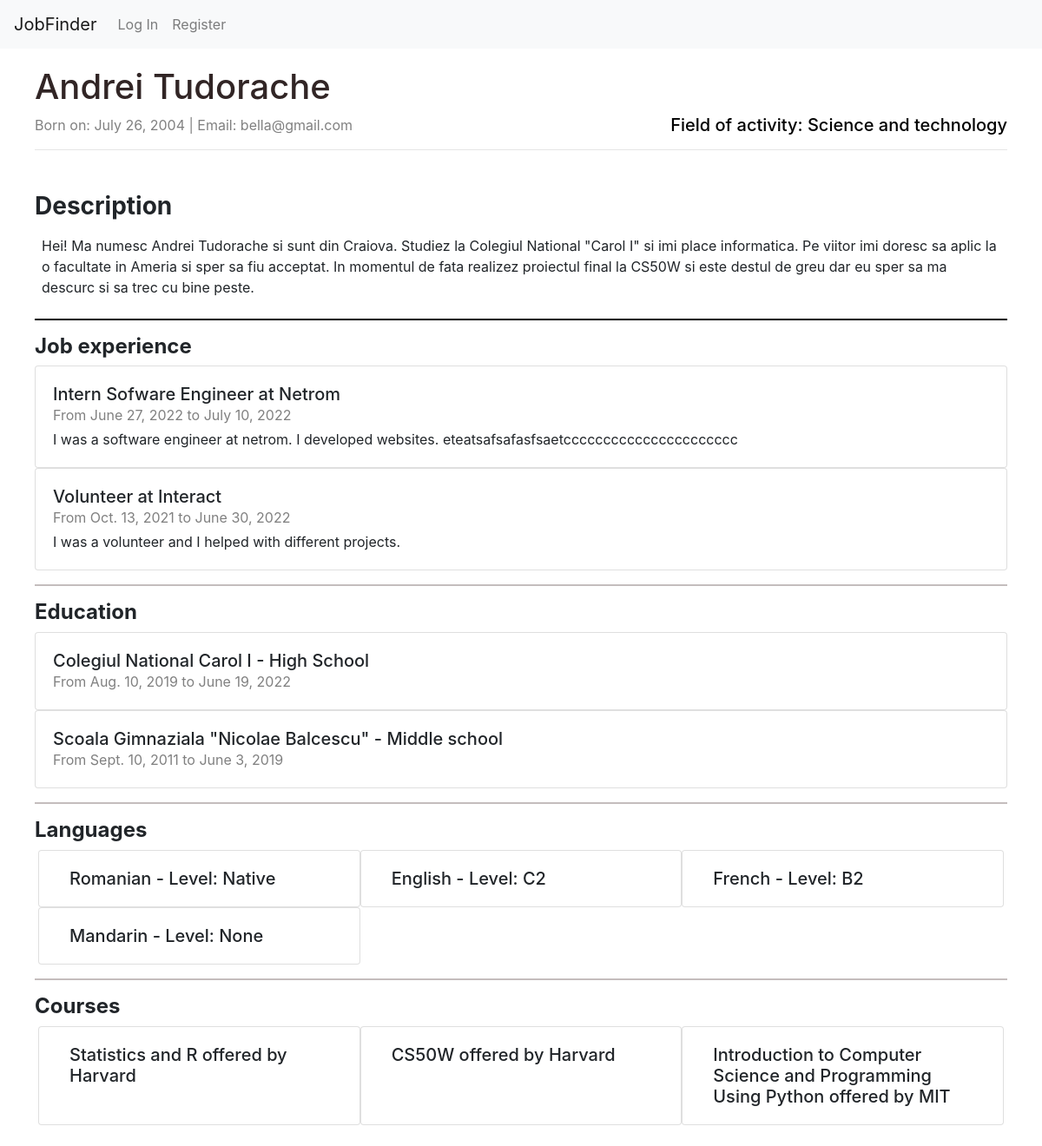
/profile/Bella, run on the app's committed database.
### JobFinderApp/models.py (models this page shows)
class User(AbstractUser):
    description = models.CharField(max_length=500, blank=True, null=True)
    birth_date = models.DateField(blank=True, null=True)
    field = models.CharField(max_length=500, blank=True, null=True)
    is_company = models.BooleanField(default=False)
    location = models.CharField(max_length=100, blank=True, null=True)
    link_to_location = models.CharField(max_length=200, blank=True, null=True)

class Job_experiences(models.Model):
    user = models.ForeignKey(User, on_delete=models.CASCADE, related_name="jobs")
    company_name = models.CharField(max_length=50)
    position = models.CharField(max_length=50)
    description = models.CharField(max_length=200)
    start_date = models.DateField(blank=True, null=True)
    end_date = models.DateField(blank=True, null=True)

class Education(models.Model):
    user = models.ForeignKey(User, on_delete=models.CASCADE, related_name="education")
    institution = models.CharField(max_length=50)
    level = models.CharField(max_length=50)
    start_date = models.DateField(blank=True, null=True)
    end_date = models.DateField(blank=True, null=True)

class Languages(models.Model):
    user = models.ForeignKey(User, on_delete=models.CASCADE, related_name="languages")
    language = models.CharField(max_length=50)
    level = models.CharField(max_length=50)

class Courses(models.Model):
    user = models.ForeignKey(User, on_delete=models.CASCADE, related_name="courses")
    name = models.CharField(max_length=50)
    institution = models.CharField(max_length=50)

### JobFinderApp/views.py (the view)
# urls.py: path("profile/<username>", views.profile, name="profile"),
def profile(request, username):
    return render(request, "JobFinderApp/profile.html", {
        "person": User.objects.get(username = username)
    })

### JobFinderApp/templates/JobFinderApp/profile.html (shortened to what this page needs)
{% extends "JobFinderApp/layout.html" %}
{% block body %}
    {% if not person.is_company %}
        <div class="container-fluid" style="padding: 10px 30px">
            <div style="padding: 10px;">
                <h1 style="color:rgb(49, 37, 37);">{{ person.first_name }} {{ person.last_name }}</h1>
                <div style="color: grey">
                    Born on: {{ person.birth_date }} | Email: {{ person.email }}
                    {% if person.field %}
                        <h5 style="color: black; float: right;">Field of activity: {{ person.field }}</h5>
                    {% endif %}
                </div>
                <hr>
                {% if person.description %}
                    <div class="mt-5">
                        <h3><strong>Description</strong></h3>
                        <div class="d-flex flex-column">
                            <div class="p-2">
                                {{ person.description }}
                            </div>
                        </div>
                    </div>
                    <hr style="border-color: black; border-width: 2px;">
                {% endif %}
                <h4><strong>Job experience</strong></h4>
                {% for job in person.jobs.all %}
                    <div class="card post">
                        <div class="card-body pb-1">
                            <h5 class="card-title mb-0">{{ job.position }} at {{ job.company_name }}</h5>
                            <span style="color: grey;">From {{ job.start_date }} to {{ job.end_date }}</span>
                            <p class="mt-1">{{ job.description }}</p>
                        </div>
                    </div>
                {% empty %}
                    <div style="padding-left: 3%;">
                        Looks like this user hasn't added any past jobs yet!
                    </div>
                {% endfor %}
                <hr style="border-color: rgb(196, 189, 189); border-width: 2px;">
                <h4><strong>Education</strong></h4>
                {% for education in person.education.all %}
                    <div class="card post">
                        <div class="card-body">
                            <h5 class="card-title mb-0">{{ education.institution }} - {{ education.level }}</h5>
                            <span style="color: grey;">From {{ education.start_date }} to {{ education.end_date }}</span>
                        </div>
                    </div>
                {% empty %}
                    <div style="padding-left: 3%;">
                        Looks like this user hasn't added any past education yet!
                    </div>
                {% endfor %}
                <hr style="border-color: rgb(196, 189, 189); border-width: 2px;">
                <h4><strong>Languages</strong></h4>
                <div class="row m-1">
                {% for language in person.languages.all %}
                        <div class="col-4 card post" style="display: inline-block;">
                            <div class="card-body">
                                <h5 class="card-title mb-0">{{ language.language }} - Level: {{ language.level }}</h5>
                            </div>
                        </div>
                {% empty %}
                    <div style="padding-left: 3%;">
                        Looks like this user hasn't added any known languages yet!
                    </div>
                {% endfor %}
                </div>
                <hr style="border-color: rgb(196, 189, 189); border-width: 2px;">
                <h4><strong>Courses</strong></h4>
                <div class="row m-1">
                {% for course in person.courses.all %}
                        <div class="col-4 card post" style="display: inline-block;">
                            <div class="card-body">
                                <h5 class="card-title mb-0">{{ course.name }} offered by {{ course.institution }}</h5>
                            </div>
                        </div>
                {% empty %}
                    <div style="padding-left: 3%;">
                        Looks like this user hasn't added any courses yet!
                    </div>
                {% endfor %}
                </div>
            </div>
        </div>
    {% endif %}
{% endblock %}

### data on the page
User: first_name "Andrei", last_name "Tudorache", birth_date "July 26, 2004", email "bella@gmail.com", field "Science and technology", description "Hei! Ma numesc Andrei Tudorache si sunt din Craiova. Studiez la Colegiul National \"Carol I\" si imi place informatica. Pe viitor imi doresc sa aplic la o facultate in Ameria si sper sa fiu acceptat. In momentul de fata realizez proiectul final la CS50W si este destul de greu dar eu sper sa ma descurc si sa trec cu bine peste."
Job_experiences: position "Intern Sofware Engineer", company_name "Netrom", start_date "June 27, 2022", end_date "July 10, 2022", description "I was a software engineer at netrom. I developed websites. eteatsafsafasfsaetcccccccccccccccccccccc"
Job_experiences: position "Volunteer", company_name "Interact", start_date "Oct. 13, 2021", end_date "June 30, 2022", description "I was a volunteer and I helped with different projects."
Education: institution "Colegiul National Carol I", level "High School", start_date "Aug. 10, 2019", end_date "June 19, 2022"
Education: institution "Scoala Gimnaziala \"Nicolae Balcescu\"", level "Middle school", start_date "Sept. 10, 2011", end_date "June 3, 2019"
Languages: language "Romanian", level "Native"
Languages: language "English", level "C2"
Languages: language "French", level "B2"
Languages: language "Mandarin", level "None"
Courses: name "Statistics and R", institution "Harvard"
Courses: name "CS50W", institution "Harvard"
Courses: name "Introduction to Computer Science and Programming Using Python", institution "MIT"
